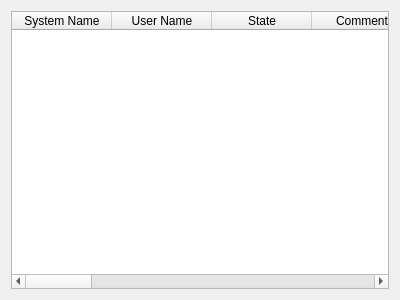
<?xml version="1.0" encoding="UTF-8"?>
<ui version="4.0">
 <class>LightTableWidget</class>
 <widget class="QDialog" name="LightTableWidget">
  <property name="geometry">
   <rect>
    <x>0</x>
    <y>0</y>
    <width>400</width>
    <height>300</height>
   </rect>
  </property>
  <property name="windowTitle">
   <string>Dialog</string>
  </property>
  <layout class="QVBoxLayout" name="verticalLayout">
   <item>
    <widget class="QTableWidget" name="tableWidget">
     <property name="columnCount">
      <number>16</number>
     </property>
     <column>
      <property name="text">
       <string>System Name</string>
      </property>
     </column>
     <column>
      <property name="text">
       <string>User Name</string>
      </property>
     </column>
     <column>
      <property name="text">
       <string>State</string>
      </property>
     </column>
     <column>
      <property name="text">
       <string>Comment</string>
      </property>
     </column>
     <column>
      <property name="text">
       <string> </string>
      </property>
     </column>
     <column>
      <property name="text">
       <string>Enabled</string>
      </property>
     </column>
     <column>
      <property name="text">
       <string>Intensity</string>
      </property>
     </column>
     <column>
      <property name="text">
       <string> </string>
      </property>
     </column>
     <column/>
     <column/>
     <column/>
     <column/>
     <column/>
     <column/>
     <column/>
     <column/>
    </widget>
   </item>
  </layout>
 </widget>
 <resources/>
 <connections/>
</ui>
